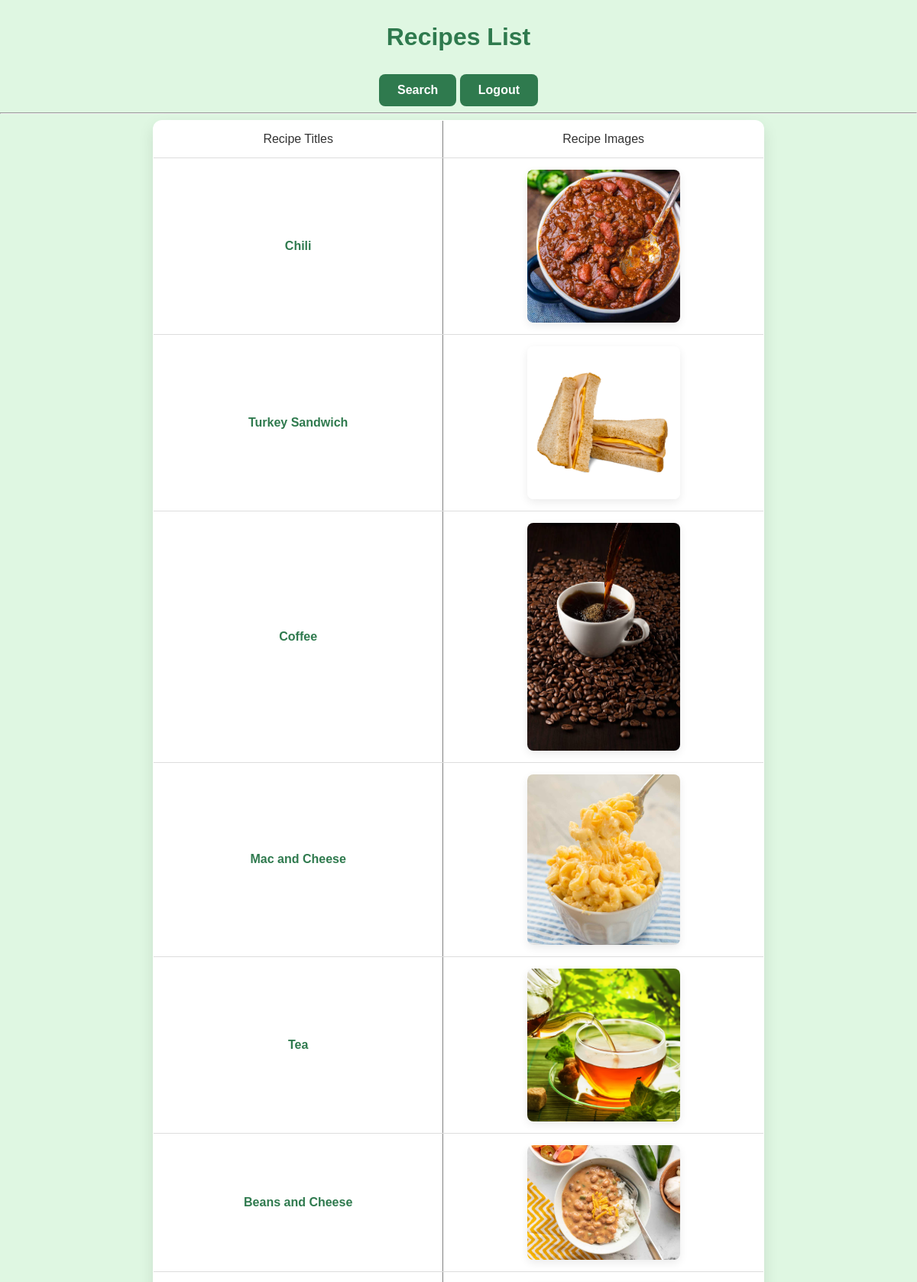
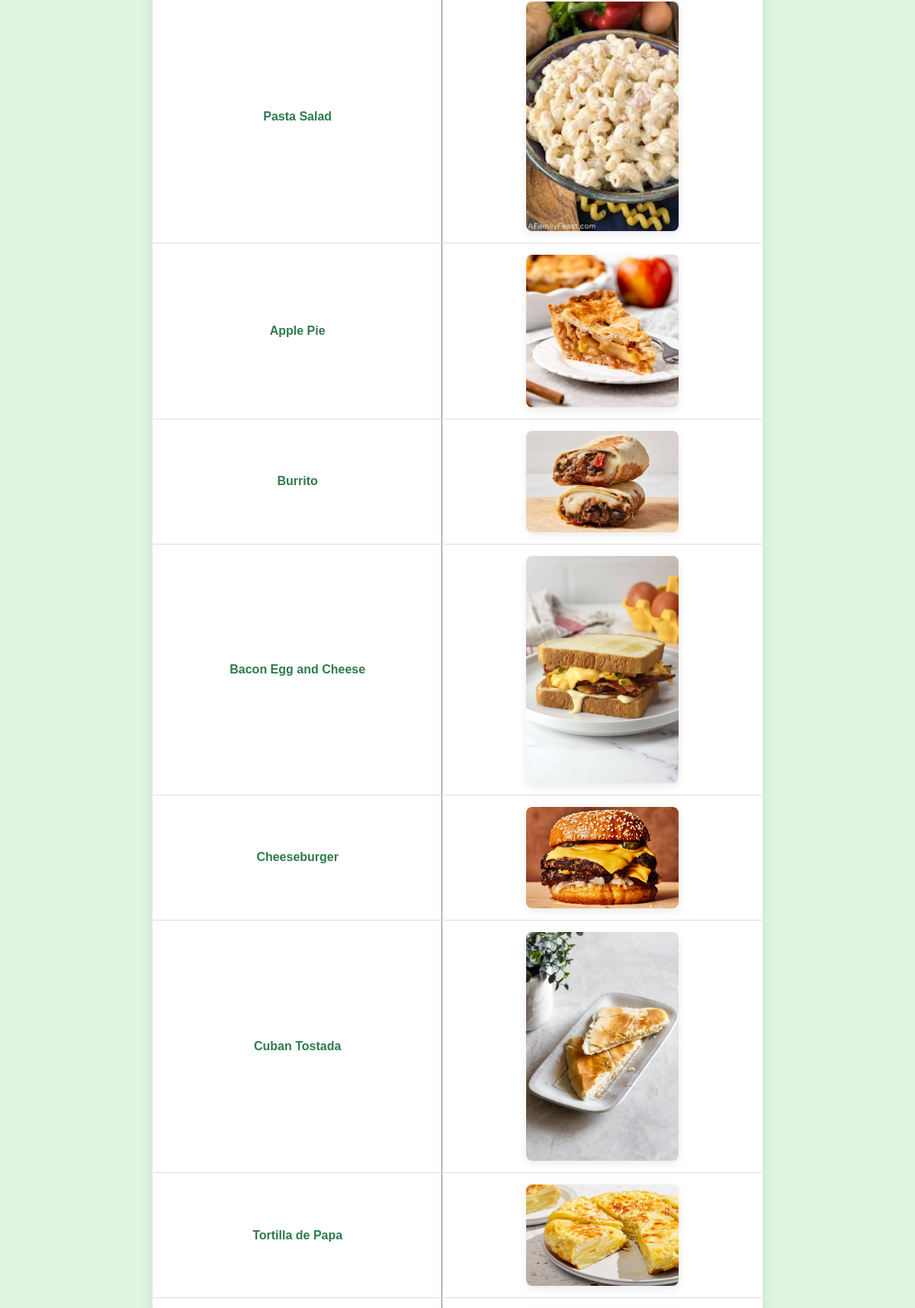
Page /recipes/list/ (signed in, upper part) on the committed database (2 pictures, top to bottom).
### recipes/models.py (models this page shows, shortened)
class Recipe(models.Model):
  name = models.CharField(max_length=120)
  ingredients = models.ManyToManyField(Ingredient)
  cooking_time = models.FloatField(
    help_text='in minutes',
    verbose_name = 'cooking_time'
  )
  difficulty = models.CharField(
    max_length=12,
    choices=difficulty_choices,
    default='intermediate'
  )
  pic = models.ImageField(upload_to='recipes', default='no_picture.jpg')
  def get_absolute_url(self):
    return reverse ('recipes:detail', kwargs={'pk': self.pk})

### recipes/views.py (the view)
# urls.py: path('list/', RecipeListView.as_view(), name='list'),
class RecipeListView(LoginRequiredMixin, ListView):
  model = Recipe
  template_name = 'recipes/recipes_main.html'

### recipes/templates/recipes/recipes_main.html (shortened to what this page needs)
<h1>Recipes List</h1>
<a href ="{% url 'recipes:search' %}" class="btn">Search</a>
<a href ="{% url 'logout' %}" class="btn">Logout </a>
<hr>
<table border="1" cellpadding="5" cellspacing = "5">
   <tr>
       <td>Recipe Titles</td>
       <td>Recipe Images</td>
   </tr>
   {% for object in object_list %}
   <tr>
       <td><a href = "{{object.get_absolute_url}}">
        {{object.name}}
       </a></td>
       <td><img src="{{object.pic.url}}" width="200" height="200"></td>
   </tr>
   {% endfor %}
</table>

### recipes/templates/recipes/recipes_main.html (style rules this page uses)
h1 { color: #2f7a4e; margin: 30px 0; }
table { margin: 0 auto; border-collapse: collapse; width: 90%; max-width: 800px; background: white; border-radius: 12px; overflow: hidden; box-shadow: 0 8px 20px rgba(0,0,0,0.1); }
th, td { padding: 15px; border-bottom: 1px solid #ddd; text-align: center; }
td { font-size: 1rem; }
a { color: #2f7a4e; text-decoration: none; font-weight: bold; }
img { border-radius: 8px; max-width: 200px; height: auto; box-shadow: 0 4px 12px rgba(0,0,0,0.08); }
.btn { display: inline-block; padding: 12px 24px; background-color: #2f7a4e; color: white; text-decoration: none; font-size: 1rem; border-radius: 8px; transition: background-color 0.2s ease, transform 0.1s ease; }

### rows in the picture
Recipe: name "Chili", pic (picture)
Recipe: name "Turkey Sandwich", pic (picture)
Recipe: name "Coffee", pic (picture)
Recipe: name "Mac and Cheese", pic (picture)
Recipe: name "Tea", pic (picture)
Recipe: name "Beans and Cheese", pic (picture)
Recipe: name "Pasta Salad", pic (picture)
Recipe: name "Apple Pie", pic (picture)
Recipe: name "Burrito", pic (picture)
Recipe: name "Bacon Egg and Cheese", pic (picture)
Recipe: name "Cheeseburger", pic (picture)
Recipe: name "Cuban Tostada", pic (picture)
Recipe: name "Tortilla de Papa", pic (picture)
